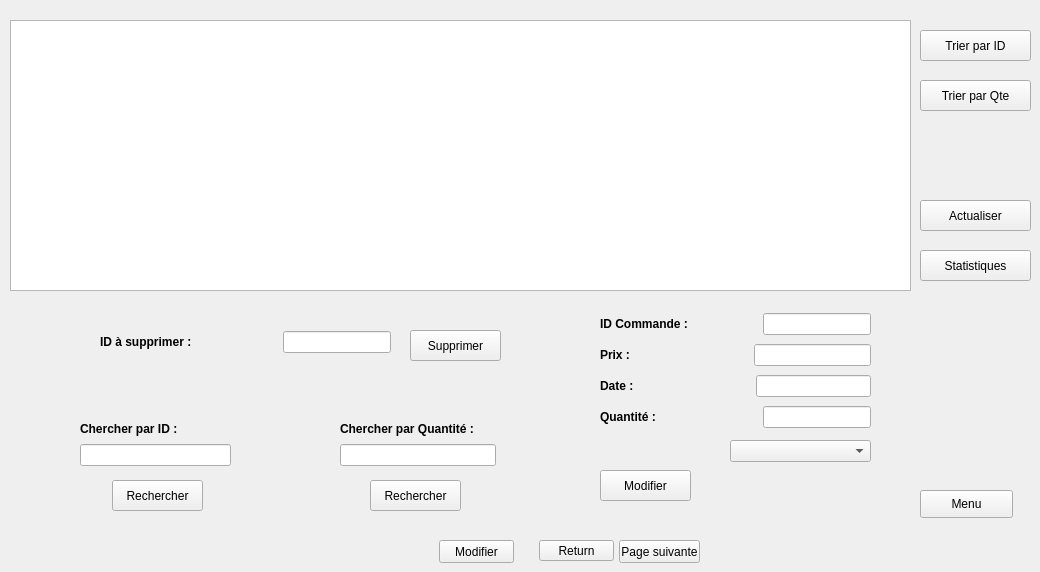
           <widget class="QWidget" name="Gestion">
            <attribute name="title">
             <string>Gestion des commandes</string>
            </attribute>
            <widget class="QPushButton" name="pushButton_stat_2">
             <property name="geometry">
              <rect>
               <x>920</x>
               <y>250</y>
               <width>111</width>
               <height>31</height>
              </rect>
             </property>
             <property name="text">
              <string>Statistiques</string>
             </property>
            </widget>
            <widget class="QTableView" name="tableView_aff_2">
             <property name="geometry">
              <rect>
               <x>10</x>
               <y>20</y>
               <width>901</width>
               <height>271</height>
              </rect>
             </property>
            </widget>
            <widget class="QPushButton" name="pushButton_10">
             <property name="geometry">
              <rect>
               <x>920</x>
               <y>80</y>
               <width>111</width>
               <height>31</height>
              </rect>
             </property>
             <property name="text">
              <string>Trier par Qte</string>
             </property>
            </widget>
            <widget class="QPushButton" name="pushButton_11">
             <property name="geometry">
              <rect>
               <x>920</x>
               <y>30</y>
               <width>111</width>
               <height>31</height>
              </rect>
             </property>
             <property name="text">
              <string>Trier par ID</string>
             </property>
            </widget>
            <widget class="QPushButton" name="supp_Button_3">
             <property name="geometry">
              <rect>
               <x>410</x>
               <y>330</y>
               <width>91</width>
               <height>31</height>
              </rect>
             </property>
             <property name="text">
              <string>Supprimer</string>
             </property>
            </widget>
            <widget class="QPushButton" name="modifierButton_recherche_3">
             <property name="geometry">
              <rect>
               <x>112</x>
               <y>480</y>
               <width>91</width>
               <height>31</height>
              </rect>
             </property>
             <property name="text">
              <string>Rechercher</string>
             </property>
            </widget>
            <widget class="QPushButton" name="PsHistorique_2">
             <property name="geometry">
              <rect>
               <x>619</x>
               <y>540</y>
               <width>81</width>
               <height>23</height>
              </rect>
             </property>
             <property name="text">
              <string>Page suivante</string>
             </property>
            </widget>
            <widget class="QPushButton" name="modifierButton_3">
             <property name="geometry">
              <rect>
               <x>439</x>
               <y>540</y>
               <width>75</width>
               <height>23</height>
              </rect>
             </property>
             <property name="text">
              <string>Modifier</string>
             </property>
            </widget>
            <widget class="QPushButton" name="modifierButton_recherche_4">
             <property name="geometry">
              <rect>
               <x>370</x>
               <y>480</y>
               <width>91</width>
               <height>31</height>
              </rect>
             </property>
             <property name="text">
              <string>Rechercher</string>
             </property>
            </widget>
            <widget class="QPushButton" name="Psupprimer_2">
             <property name="geometry">
              <rect>
               <x>539</x>
               <y>540</y>
               <width>75</width>
               <height>21</height>
              </rect>
             </property>
             <property name="text">
              <string>Return</string>
             </property>
            </widget>
            <widget class="QComboBox" name="combobox_fk_2">
             <property name="geometry">
              <rect>
               <x>730</x>
               <y>440</y>
               <width>141</width>
               <height>22</height>
              </rect>
             </property>
            </widget>
            <widget class="QPushButton" name="modifierButton_5">
             <property name="geometry">
              <rect>
               <x>600</x>
               <y>470</y>
               <width>91</width>
               <height>31</height>
              </rect>
             </property>
             <property name="text">
              <string>Modifier</string>
             </property>
            </widget>
            <widget class="QPushButton" name="Paffiche_2">
             <property name="geometry">
              <rect>
               <x>920</x>
               <y>200</y>
               <width>111</width>
               <height>31</height>
              </rect>
             </property>
             <property name="text">
              <string>Actualiser</string>
             </property>
            </widget>
            <widget class="QPushButton" name="homeButton_10">
             <property name="geometry">
              <rect>
               <x>920</x>
               <y>490</y>
               <width>93</width>
               <height>28</height>
              </rect>
             </property>
             <property name="text">
              <string>Menu</string>
             </property>
            </widget>
            <widget class="QWidget" name="layoutWidget">
             <property name="geometry">
              <rect>
               <x>100</x>
               <y>330</y>
               <width>291</width>
               <height>24</height>
              </rect>
             </property>
             <layout class="QHBoxLayout" name="horizontalLayout_77">
              <item>
               <widget class="QLabel" name="supp_text_3">
                <property name="font">
                 <font>
                  <weight>75</weight>
                  <bold>true</bold>
                 </font>
                </property>
                <property name="text">
                 <string>ID à supprimer :</string>
                </property>
               </widget>
              </item>
              <item>
               <spacer name="horizontalSpacer_61">
                <property name="orientation">
                 <enum>Qt::Horizontal</enum>
                </property>
                <property name="sizeHint" stdset="0">
                 <size>
                  <width>40</width>
                  <height>20</height>
                 </size>
                </property>
               </spacer>
              </item>
              <item>
               <widget class="QLineEdit" name="supprimer_id_2"/>
              </item>
             </layout>
            </widget>
            <widget class="QWidget" name="layoutWidget">
             <property name="geometry">
              <rect>
               <x>600</x>
               <y>310</y>
               <width>271</width>
               <height>121</height>
              </rect>
             </property>
             <layout class="QVBoxLayout" name="verticalLayout_38">
              <item>
               <layout class="QHBoxLayout" name="horizontalLayout_78">
                <item>
                 <widget class="QLabel" name="label_100">
                  <property name="font">
                   <font>
                    <weight>75</weight>
                    <bold>true</bold>
                   </font>
                  </property>
                  <property name="text">
                   <string>ID Commande :</string>
                  </property>
                 </widget>
                </item>
                <item>
                 <spacer name="horizontalSpacer_57">
                  <property name="orientation">
                   <enum>Qt::Horizontal</enum>
                  </property>
                  <property name="sizeHint" stdset="0">
                   <size>
                    <width>40</width>
                    <height>20</height>
                   </size>
                  </property>
                 </spacer>
                </item>
                <item>
                 <widget class="QLineEdit" name="le_id_6"/>
                </item>
               </layout>
              </item>
              <item>
               <layout class="QHBoxLayout" name="horizontalLayout_79">
                <item>
                 <widget class="QLabel" name="label_102">
                  <property name="font">
                   <font>
                    <weight>75</weight>
                    <bold>true</bold>
                   </font>
                  </property>
                  <property name="text">
                   <string>Prix :</string>
                  </property>
                 </widget>
                </item>
                <item>
                 <spacer name="horizontalSpacer_58">
                  <property name="orientation">
                   <enum>Qt::Horizontal</enum>
                  </property>
                  <property name="sizeHint" stdset="0">
                   <size>
                    <width>40</width>
                    <height>20</height>
                   </size>
                  </property>
                 </spacer>
                </item>
                <item>
                 <widget class="QLineEdit" name="le_prix_4"/>
                </item>
               </layout>
              </item>
              <item>
               <layout class="QHBoxLayout" name="horizontalLayout_80">
                <item>
                 <widget class="QLabel" name="label_99">
                  <property name="font">
                   <font>
                    <weight>75</weight>
                    <bold>true</bold>
                   </font>
                  </property>
                  <property name="text">
                   <string>Date :</string>
                  </property>
                 </widget>
                </item>
                <item>
                 <spacer name="horizontalSpacer_59">
                  <property name="orientation">
                   <enum>Qt::Horizontal</enum>
                  </property>
                  <property name="sizeHint" stdset="0">
                   <size>
                    <width>40</width>
                    <height>20</height>
                   </size>
                  </property>
                 </spacer>
                </item>
                <item>
                 <widget class="QLineEdit" name="le_DATE_5"/>
                </item>
               </layout>
              </item>
              <item>
               <layout class="QHBoxLayout" name="horizontalLayout_81">
                <item>
                 <widget class="QLabel" name="label_101">
                  <property name="font">
                   <font>
                    <weight>75</weight>
                    <bold>true</bold>
                   </font>
                  </property>
                  <property name="text">
                   <string>Quantité :</string>
                  </property>
                 </widget>
                </item>
                <item>
                 <spacer name="horizontalSpacer_60">
                  <property name="orientation">
                   <enum>Qt::Horizontal</enum>
                  </property>
                  <property name="sizeHint" stdset="0">
                   <size>
                    <width>40</width>
                    <height>20</height>
                   </size>
                  </property>
                 </spacer>
                </item>
                <item>
                 <widget class="QLineEdit" name="le_Quantite_5"/>
                </item>
               </layout>
              </item>
             </layout>
            </widget>
            <widget class="QWidget" name="layoutWidget">
             <property name="geometry">
              <rect>
               <x>80</x>
               <y>420</y>
               <width>151</width>
               <height>46</height>
              </rect>
             </property>
             <layout class="QVBoxLayout" name="verticalLayout_39">
              <item>
               <widget class="QLabel" name="label_41">
                <property name="font">
                 <font>
                  <weight>75</weight>
                  <bold>true</bold>
                 </font>
                </property>
                <property name="text">
                 <string>Chercher par ID :</string>
                </property>
               </widget>
              </item>
              <item>
               <widget class="QLineEdit" name="find_4"/>
              </item>
             </layout>
            </widget>
            <widget class="QWidget" name="layoutWidget">
             <property name="geometry">
              <rect>
               <x>340</x>
               <y>420</y>
               <width>156</width>
               <height>46</height>
              </rect>
             </property>
             <layout class="QVBoxLayout" name="verticalLayout_40">
              <item>
               <widget class="QLabel" name="label_48">
                <property name="font">
                 <font>
                  <weight>75</weight>
                  <bold>true</bold>
                 </font>
                </property>
                <property name="text">
                 <string>Chercher par Quantité :</string>
                </property>
               </widget>
              </item>
              <item>
               <widget class="QLineEdit" name="find_5"/>
              </item>
             </layout>
            </widget>
           </widget>
